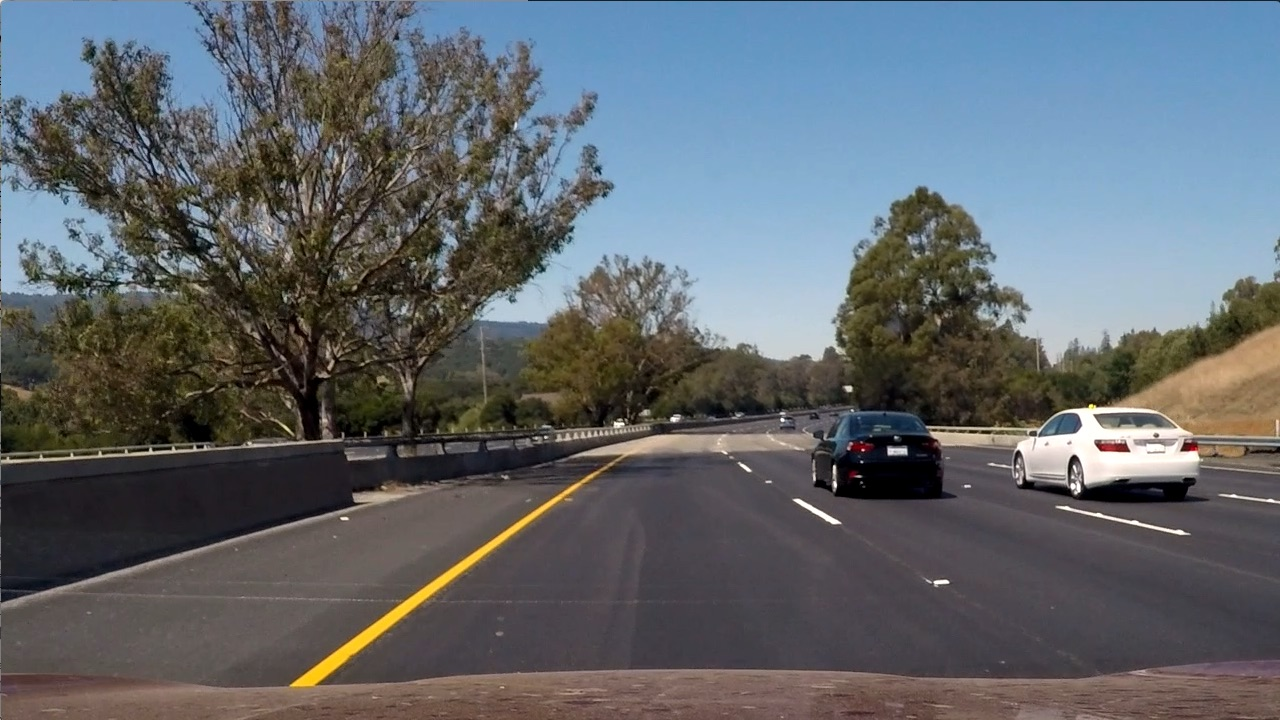
#> input picture Advanced_lane_detection/test6.jpg, 1280 x 720 px
$ python perspective_transform.py
#> lines starting #> are read from the running program, lines starting #| are printed output that depends on the picture
#> further down, img is the input picture: shape (720, 1280, 3); mean R, G, B 97, 102.6, 107.9
import cv2
import matplotlib.image as mpimg
import matplotlib.pyplot as plt
import numpy as np


def wrap(img):

    img_size = (img.shape[1], img.shape[0])
#> img_size = (1280, 720)

    src = np.float32(
        [[335, 660],
         [1086, 660],
         [570, 490],
         [777, 485]])

    dst = np.float32(
        [[335, 660],
         [1010, 660],
         [336, 61],
         [1010, 65]])

    M = cv2.getPerspectiveTransform(src, dst)
    warped = cv2.warpPerspective(img, M, img_size, flags=cv2.INTER_LINEAR)
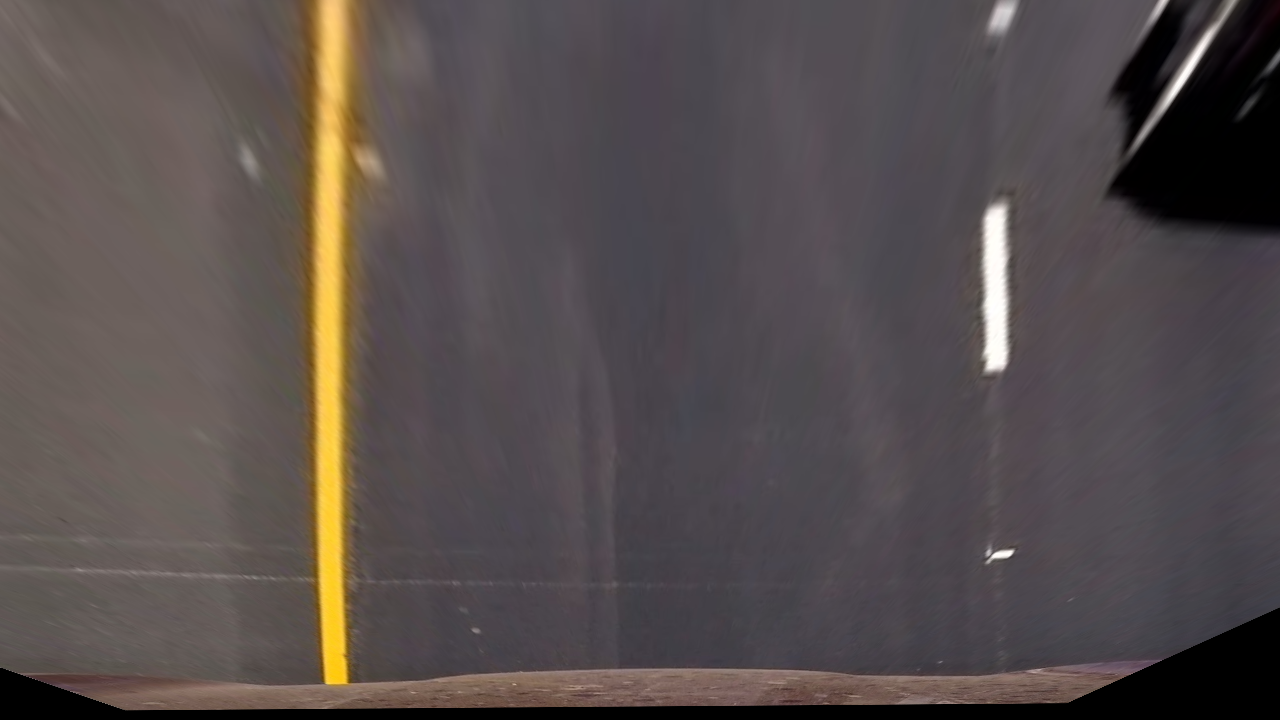
#> warped: shape (720, 1280, 3); mean R, G, B 86, 77.7, 76.9
    return warped


def inv_wrap(img):

    img_size = (img.shape[1], img.shape[0])
#> img_size = (1280, 720)

    src = np.float32(
        [[200, 670],
         [1200, 670],
         [560, 460],
         [745, 460]])

    dst = np.float32(
        [[300, 660],
         [1020, 660],
         [300, 60],
         [1020, 60]])

    M_inv = cv2.getPerspectiveTransform(dst, src)
    warped = cv2.warpPerspective(img, M_inv, img_size, flags=cv2.INTER_LINEAR)
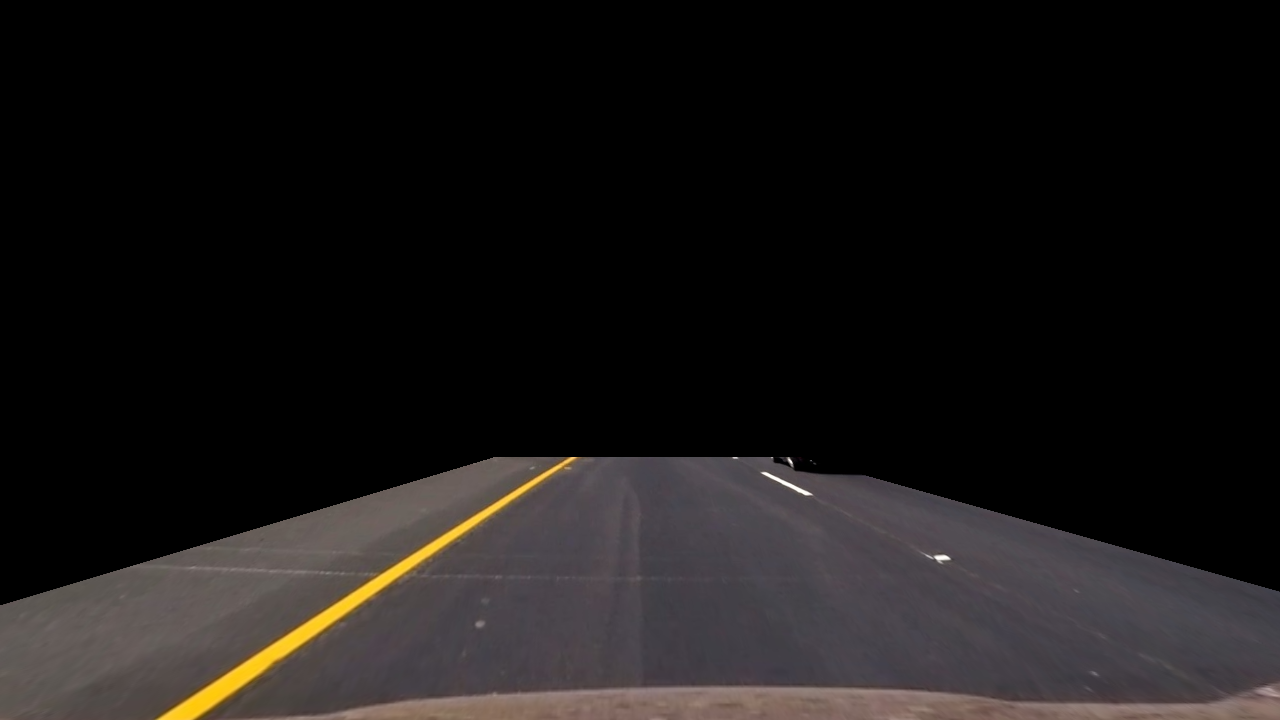
#> warped: shape (720, 1280, 3); mean R, G, B 25.9, 23.2, 22.7
    return warped

img = mpimg.imread("test6.jpg")
warped = wrap(img)
warped_inv = inv_wrap(warped)
plt.imshow(img)
plt.show()
plt.imshow(warped)
plt.show()
plt.imshow(warped_inv)
plt.show()

$ run again, with Advanced_lane_detection/bridge_shadow.jpg copied over Advanced_lane_detection/test6.jpg
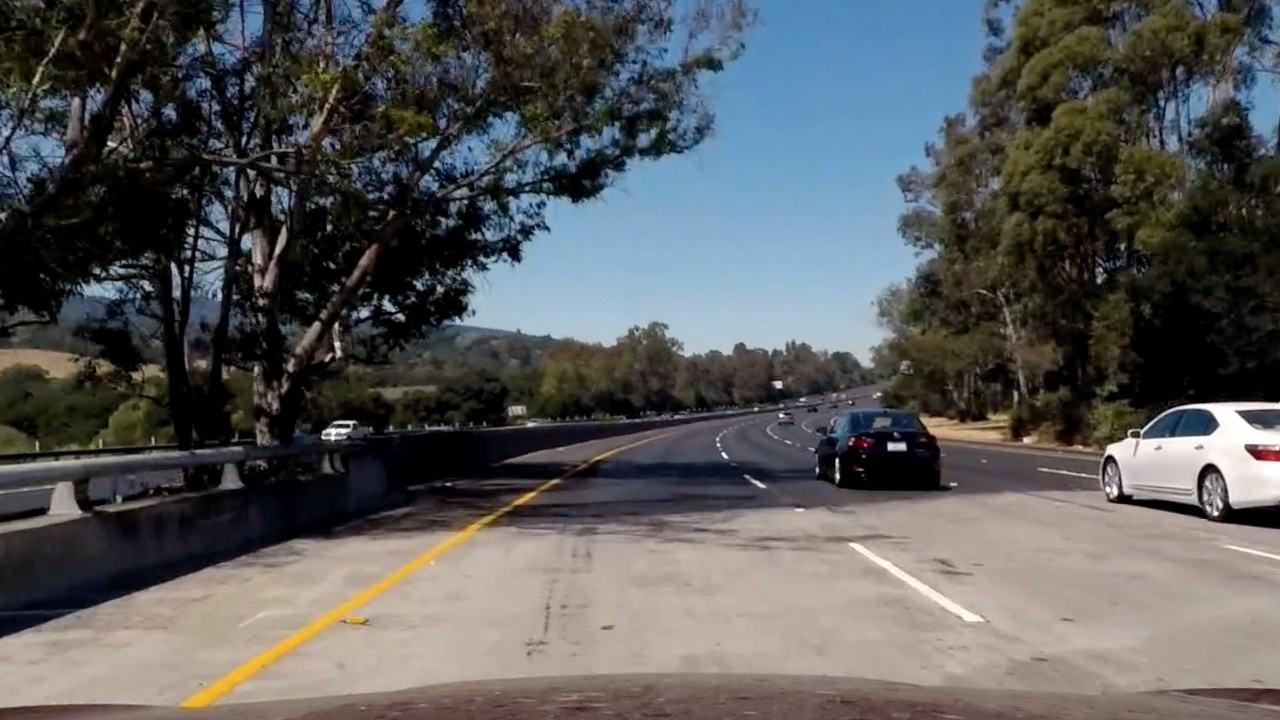
#> input picture Advanced_lane_detection/bridge_shadow.jpg, 1280 x 720 px
#> img is the input picture: shape (720, 1280, 3); mean R, G, B 89.7, 90.6, 90.8
#> in wrap, `warped = cv2.warpPerspective(img, M, img_size, flags=cv2.INTER_LINEAR)`:
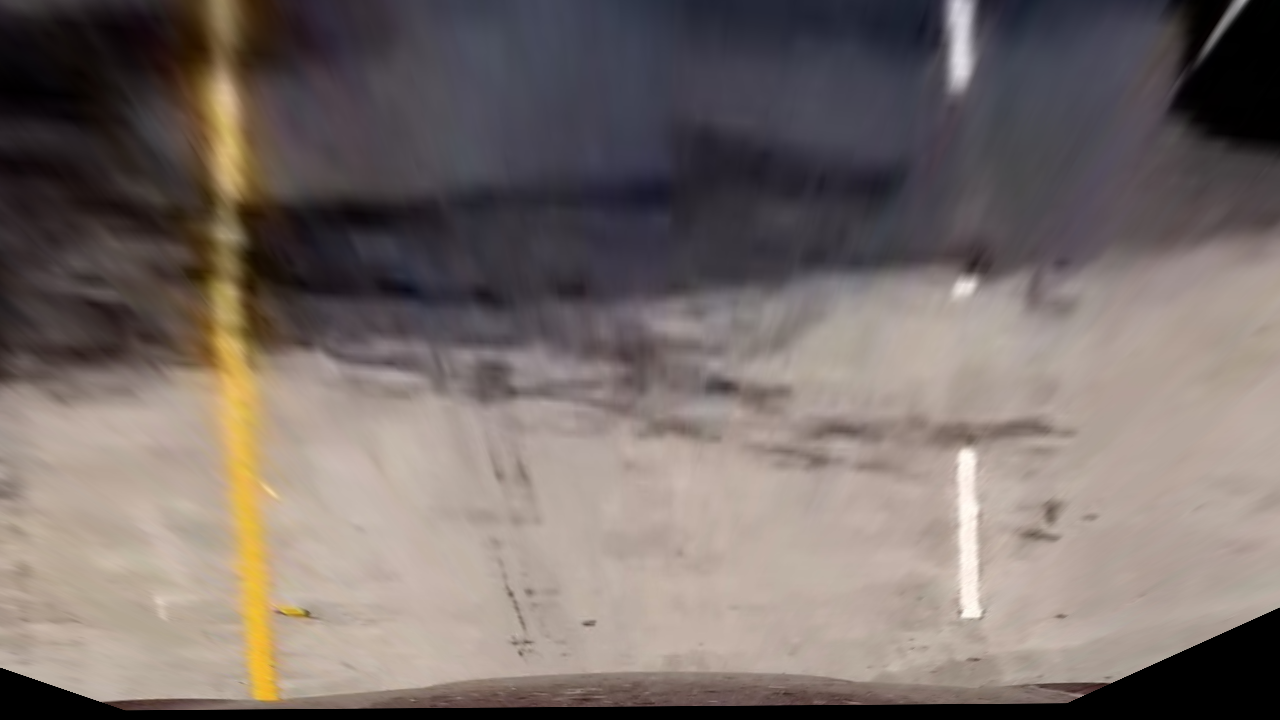
#> warped: shape (720, 1280, 3); mean R, G, B 120.1, 109.4, 105.2
#> in inv_wrap, `warped = cv2.warpPerspective(img, M_inv, img_size, flags=cv2.INTER_LIN..`:
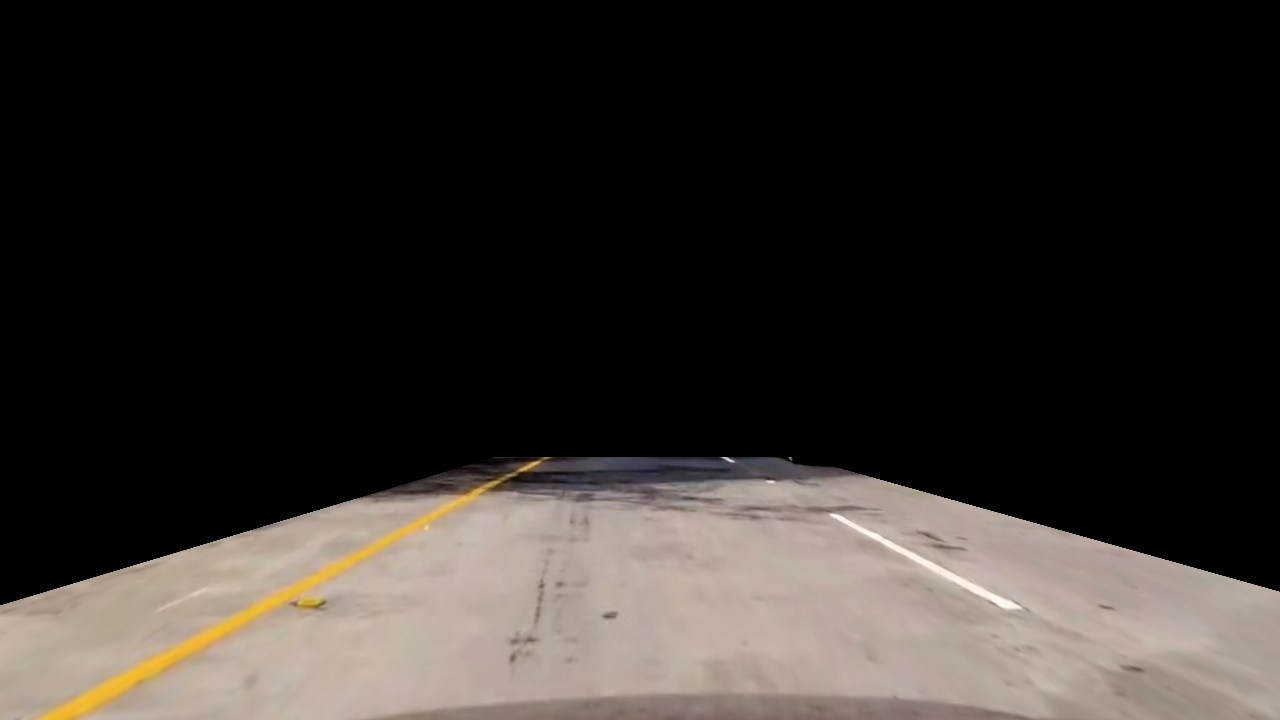
#> warped: shape (720, 1280, 3); mean R, G, B 51.4, 46.9, 43.1

$ run again, with Advanced_lane_detection/calibration_test1.jpg copied over Advanced_lane_detection/test6.jpg
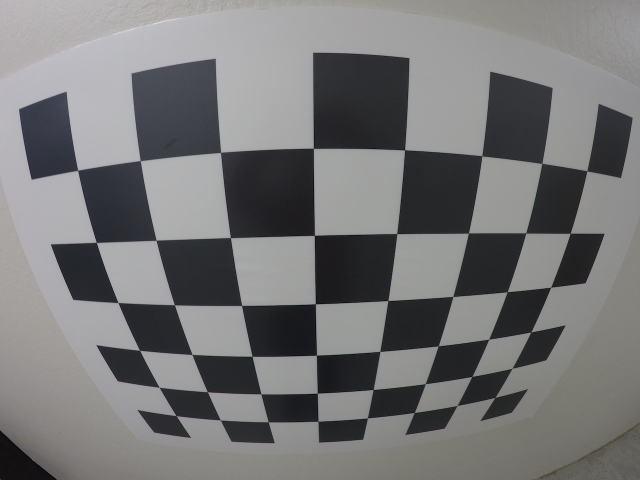
#> input picture Advanced_lane_detection/calibration_test1.jpg, 1280 x 960 px (shown at 1/2 size)
#> img is the input picture: shape (960, 1280, 3); mean R, G, B 118.3, 118.3, 118.9
#> in wrap, `warped = cv2.warpPerspective(img, M, img_size, flags=cv2.INTER_LINEAR)`:
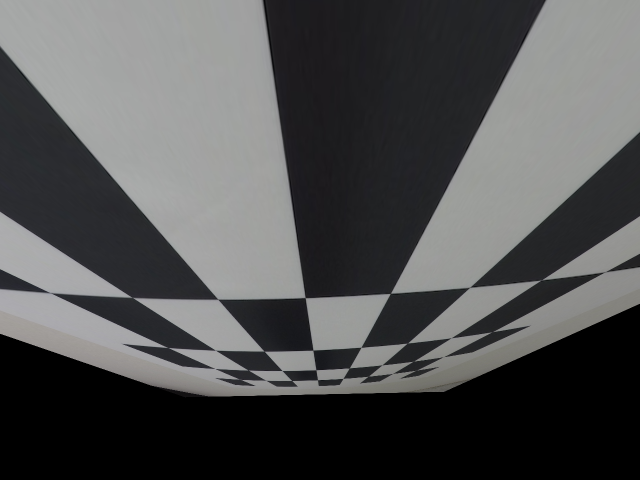
#> warped: shape (960, 1280, 3) (shown at 1/2 size); mean R, G, B 80.2, 80.7, 81.1
#> in inv_wrap, `warped = cv2.warpPerspective(img, M_inv, img_size, flags=cv2.INTER_LIN..`:
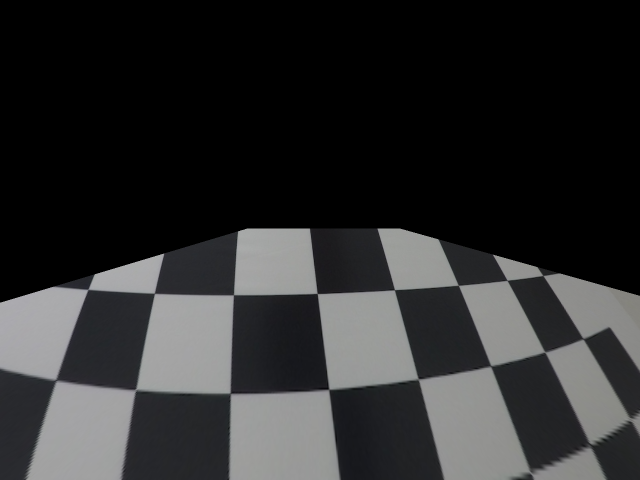
#> warped: shape (960, 1280, 3) (shown at 1/2 size); mean R, G, B 45.1, 45.5, 46

$ run again, with Advanced_lane_detection/calibration_test2.jpg copied over Advanced_lane_detection/test6.jpg
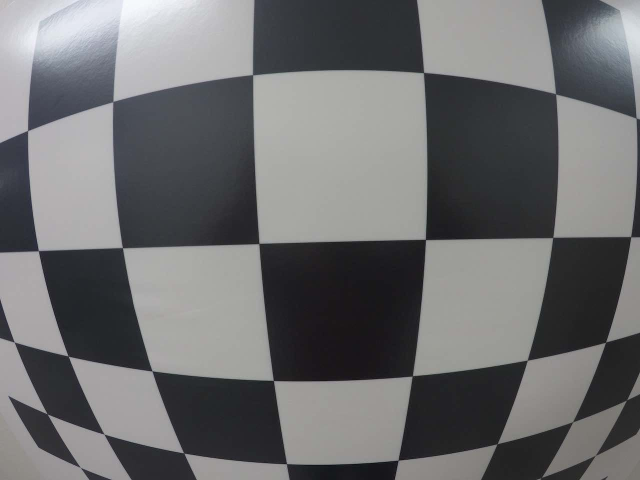
#> input picture Advanced_lane_detection/calibration_test2.jpg, 1280 x 960 px (shown at 1/2 size)
#> img is the input picture: shape (960, 1280, 3); mean R, G, B 109.3, 109.7, 110.9
#> in wrap, `warped = cv2.warpPerspective(img, M, img_size, flags=cv2.INTER_LINEAR)`:
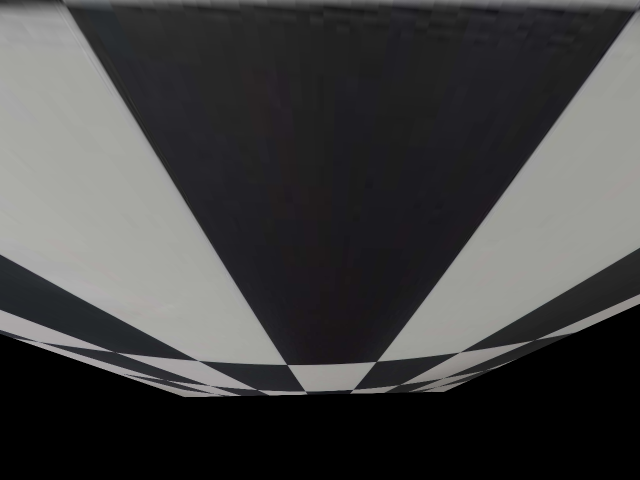
#> warped: shape (960, 1280, 3) (shown at 1/2 size); mean R, G, B 66.5, 66.3, 66.4
#> in inv_wrap, `warped = cv2.warpPerspective(img, M_inv, img_size, flags=cv2.INTER_LIN..`:
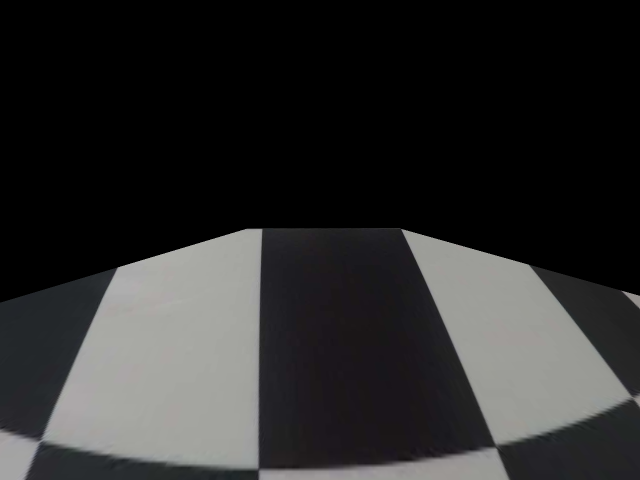
#> warped: shape (960, 1280, 3) (shown at 1/2 size); mean R, G, B 43.7, 43.6, 43.6
